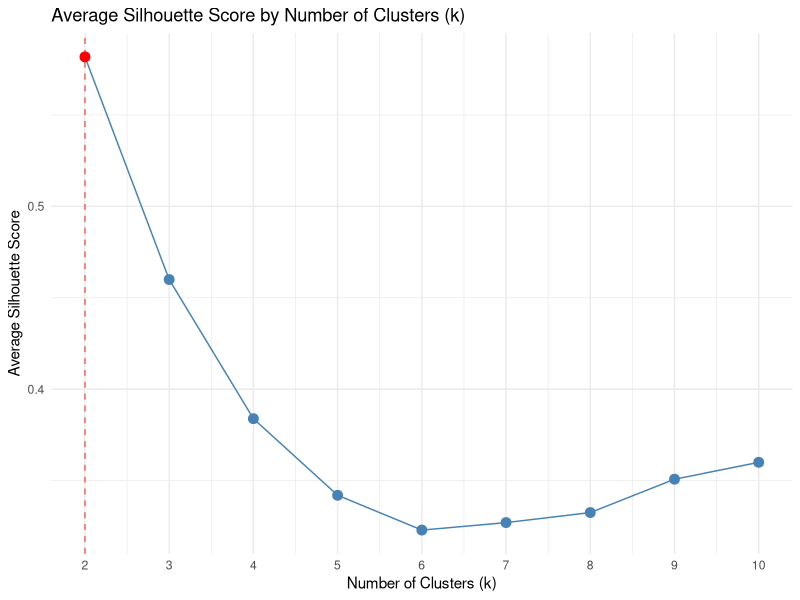

Generate this figure with R:
# Script 03: Silhouette Plot
# Purpose: Compute and plot average silhouette scores for k=2 through k=10 to identify the optimal number of clusters.

if (!require("ggplot2")) install.packages("ggplot2", repos = "https://cloud.r-project.org")
if (!require("cluster")) install.packages("cluster", repos = "https://cloud.r-project.org")
library(ggplot2)
library(cluster)

if (!dir.exists("output")) dir.create("output")

# The silhouette score measures how similar a point is to its own cluster compared
# to other clusters. Scores range from -1 to 1: values near 1 mean the point is
# well-matched to its cluster, values near 0 mean it sits on a boundary, and
# negative values suggest misassignment. The best k is typically the one with the
# highest average silhouette score.

data(iris)
iris_scaled <- scale(iris[, 1:4])

avg_silhouette_scores <- numeric(9)

for (k in 2:10) {
  set.seed(42)
  kmeans_result <- kmeans(iris_scaled, centers = k, nstart = 25)
  sil <- silhouette(kmeans_result$cluster, dist(iris_scaled))
  avg_silhouette_scores[k - 1] <- mean(sil[, 3])
}

sil_df <- data.frame(
  k = 2:10,
  avg_sil = avg_silhouette_scores
)

best_k <- sil_df$k[which.max(sil_df$avg_sil)]

silhouette_plot <- ggplot(sil_df, aes(x = k, y = avg_sil)) +
  geom_line(color = "steelblue") +
  geom_point(aes(color = (k == best_k)), size = 3) +
  scale_color_manual(values = c("FALSE" = "steelblue", "TRUE" = "red"),
                     guide = "none") +
  geom_vline(xintercept = best_k, linetype = "dashed", color = "red", alpha = 0.6) +
  scale_x_continuous(breaks = 2:10) +
  labs(
    title = "Average Silhouette Score by Number of Clusters (k)",
    x = "Number of Clusters (k)",
    y = "Average Silhouette Score"
  ) +
  theme_minimal()

ggsave("output/silhouette_plot.png", silhouette_plot,
       width = 1000 / 150, height = 700 / 150, dpi = 150)

cat("Plot saved to output/silhouette_plot.png\n")
